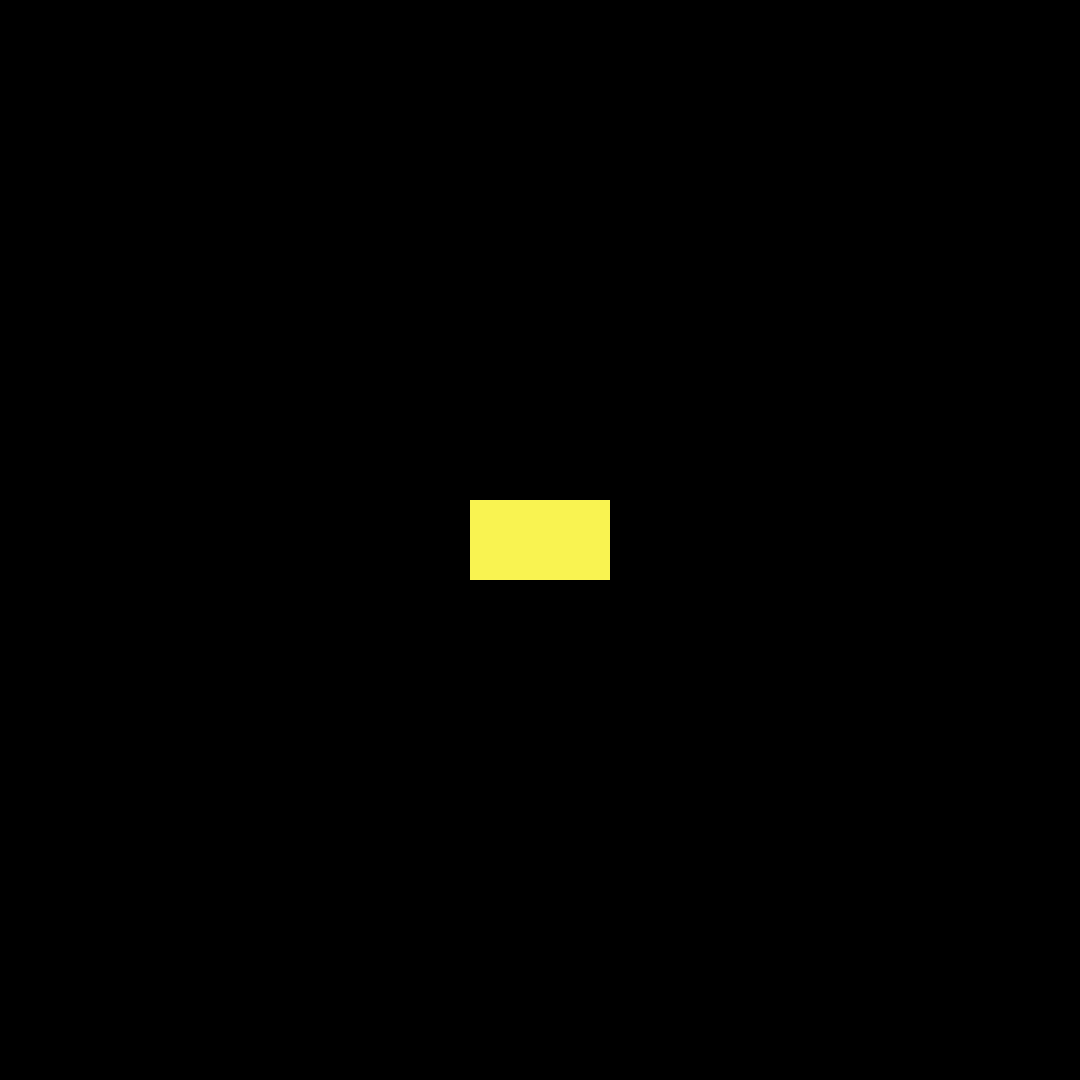
Frame 1 (no input)
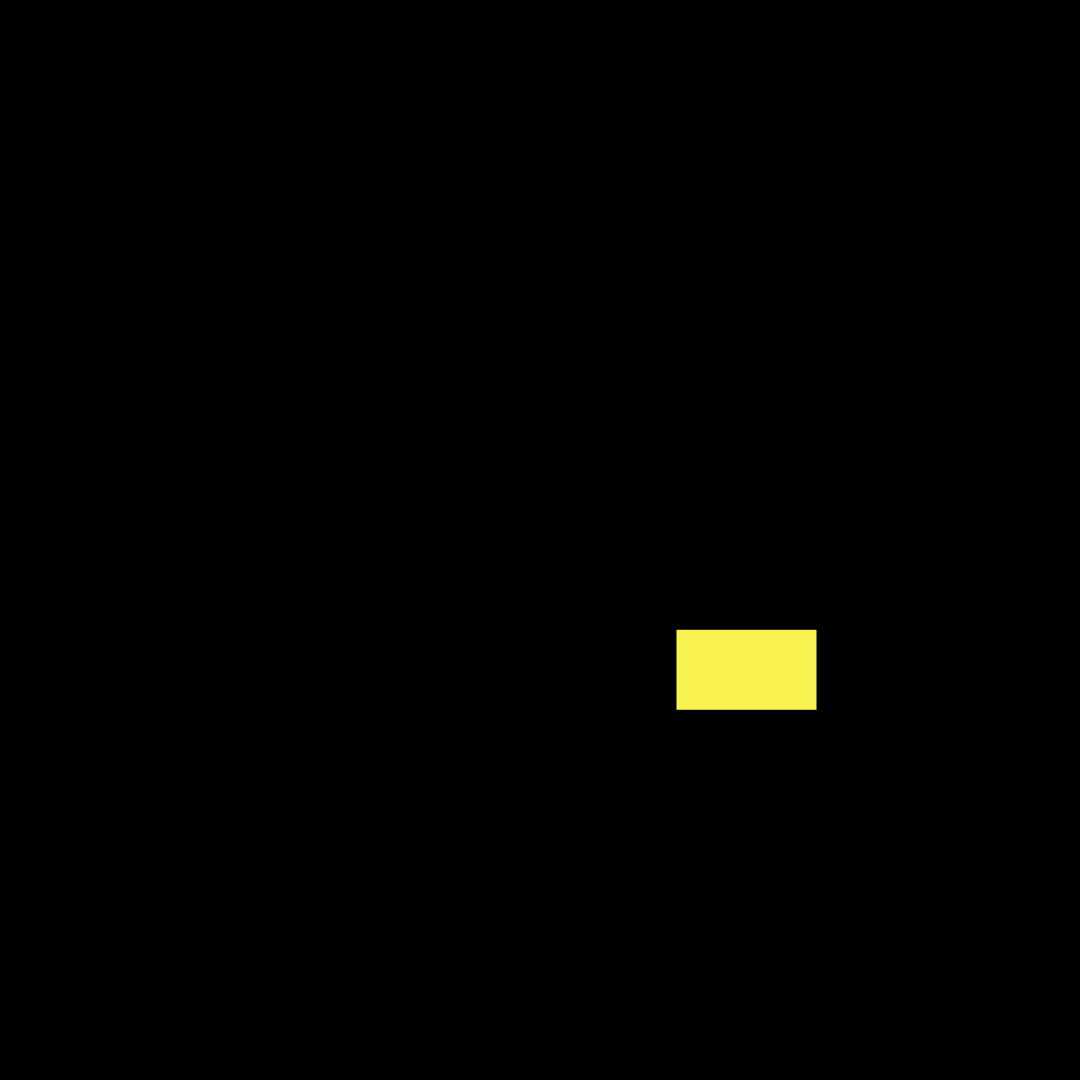
Frame 60 (the mouse pressed at the canvas centre just before this capture)
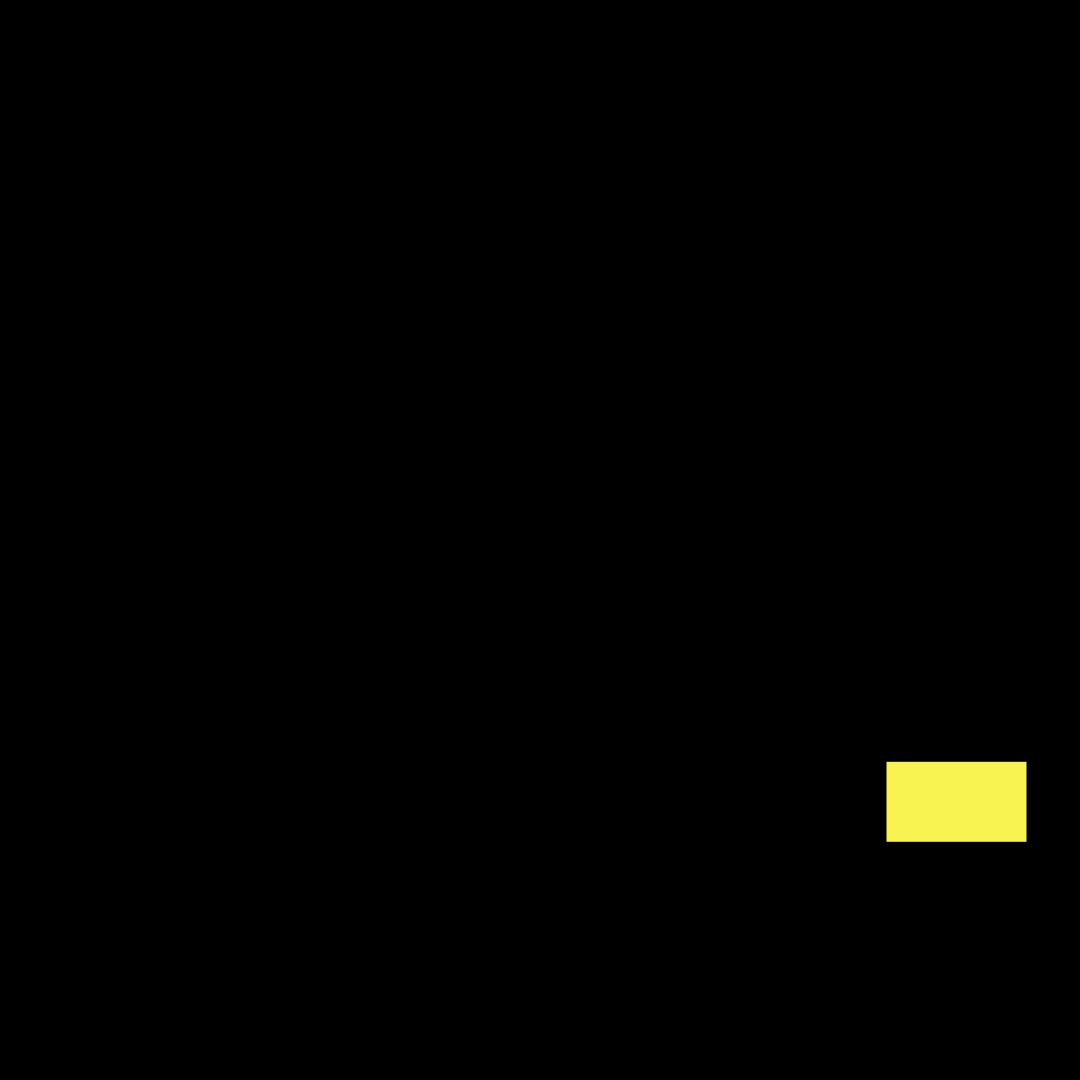
Frame 120 (the mouse held since frame 60 and released just before this capture)

The Processing sketch that drew these frames (run headless with seeded random() and noise(); from frame 60 on, the mouse is pressed at the canvas centre):

// Processing sketch: movement_03
// ── movement_03.pde
// ARRAY TIME!

float positionX;
float positionY;

float speedX = 3.5;
float speedY = 2.2;

boolean goingRight = true;
boolean goingDown = true;

int dvdLogoWidth = 140;
int dvdLogoHeight = 80;

// Our colors we want to cycle through
color[] dvdColors = {
  color(249, 243, 81),
  color(115, 250, 253),
  color(217, 74, 122),
  color(234, 63, 37),
  color(0, 52, 245),
  color(174, 51, 246)
};

int colorCounter = 0;

void setup(){
  size(1080, 1080);
  noStroke();
  fill(255, 255, 0);
  
  rectMode(CENTER);
  
  positionX = width/2;
  positionY = height/2;
}

void draw(){
  background(0);
  
  fill(dvdColors[colorCounter]);
  //fill(dvdColors[colorCounter%dvdColors.length]);
  rect(positionX, positionY, dvdLogoWidth, dvdLogoHeight);
  
  //BONUS:
  //speedX = map(mouseX, 0, width, 0.5, 10);
  //speedY = map(mouseY, 0, height, 0.5, 10);
  
  // Horizontal movement
  if(goingRight == true){
    positionX = positionX+speedX;
  } else {
    positionX = positionX-speedX;
  }
  
  if(positionX+(dvdLogoWidth/2) >= width){
    goingRight = false;
    colorCounter++;
  }
  
  if(positionX-(dvdLogoWidth/2) <= 0){
     goingRight = true;
     colorCounter++;
  }
  
  // Vertical movement
  if(goingDown == true){
    positionY = positionY+speedY;
  } else {
    positionY = positionY-speedY;
  }
  
  if(positionY+(dvdLogoHeight/2) >= height){
    goingDown = false;
    colorCounter++;
  }
  
  if(positionY-(dvdLogoHeight/2) <= 0){
     goingDown = true;
     colorCounter++;
  }
  
  // Switch back to first color if we reached the end of the array:
  if(colorCounter >= dvdColors.length){
    colorCounter = 0;
  }
  
}
